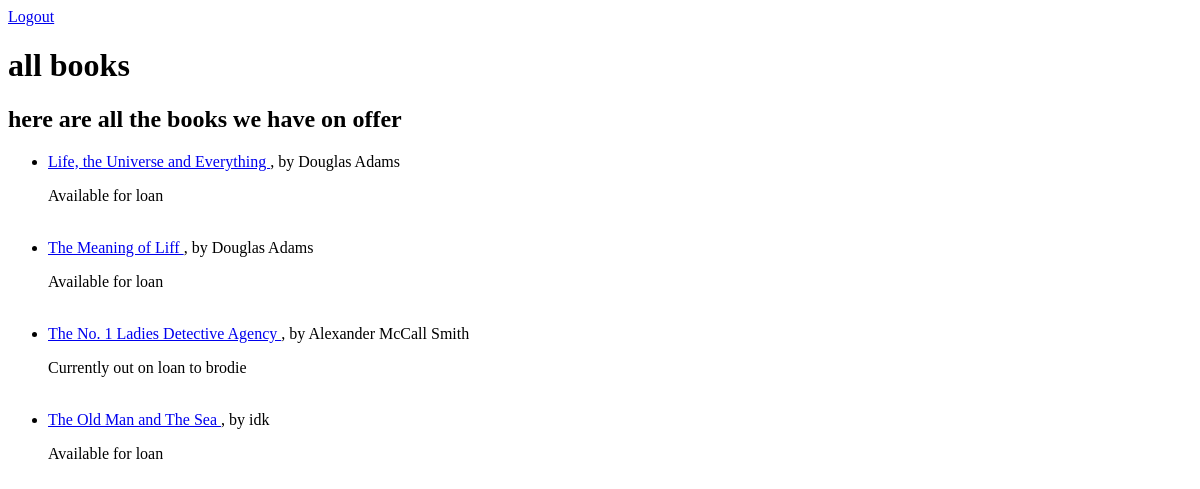
Before: /library/showall/ (signed in) with the older database file.
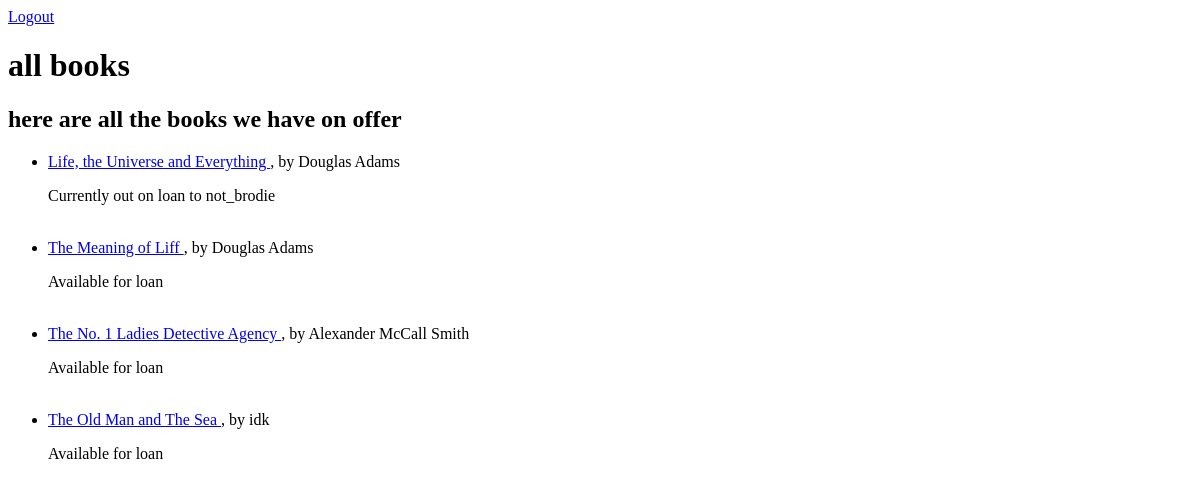
After: the same page with the newer database file.
### library/models.py (models this page shows)
class Book(models.Model):
    id = models.IntegerField(primary_key=True)
    title = models.CharField(max_length=100)
    author = models.CharField(max_length=100)
    borrower = models.ForeignKey(User, null=True, on_delete=models.SET_NULL)

### library/views.py (the view)
# urls.py: path('showall/', views.show, name='books-show'),
@login_required
def show(req):
    context = { 'books' : Book.objects.all() }
    return render(req, 'library/all-books.html',context)

### library/templates/library/all-books.html (shortened to what this page needs)
<!DOCTYPE html>
<html lang="en">
<head>
</head>
<body>
    <nav>
        {% if user.is_authenticated %}
            <a href="{% url 'logout' %}">Logout</a>
        {% else %}
            <a href="{% url 'login' %}">Login</a>
            <a href="{% url 'signup' %}">Signup</a>
        {% endif %}
    </nav>
    <h1>all books</h1>
    <h2>here are all the books we have on offer</h2>
    <ul>
        {% for book in books %}
        <li><a href="{%url 'books-showbyid' book.id%}">
            {{book.title}}
        </a>
        , by {{book.author}}</li>
        {% if not book.borrower %}
        <p>Available for loan</p>
        {% else %}
        <p>Currently out on loan to {{book.borrower}}</p>
        {% endif %}
        <br>
        {% endfor %}
    </ul>
</body>
</html>

Changed rows visible on the page:
changed Book "Life, the Universe and Everything": borrower (not shown) → "not_brodie"; borrower_id "Available for loan" → "Currently out on loan to"
changed Book "The No. 1 Ladies Detective Agency": borrower "brodie" → (not shown); borrower_id "Currently out on loan to" → "Available for loan"
